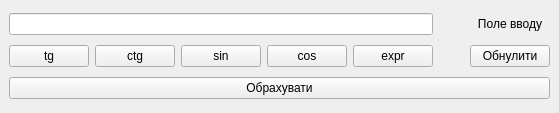
<?xml version="1.0" encoding="UTF-8"?>
<ui version="4.0">
 <class>MainWindow</class>
 <widget class="QMainWindow" name="MainWindow">
  <property name="enabled">
   <bool>true</bool>
  </property>
  <property name="geometry">
   <rect>
    <x>0</x>
    <y>0</y>
    <width>520</width>
    <height>113</height>
   </rect>
  </property>
  <property name="font">
   <font>
    <italic>false</italic>
   </font>
  </property>
  <property name="windowTitle">
   <string>Калькулятор для тригонометричних перетворень</string>
  </property>
  <property name="windowOpacity">
   <double>1.000000000000000</double>
  </property>
  <property name="autoFillBackground">
   <bool>false</bool>
  </property>
  <widget class="QWidget" name="centralwidget">
   <layout class="QGridLayout" name="gridLayout_2">
    <item row="1" column="0">
     <widget class="QPushButton" name="tg_button">
      <property name="enabled">
       <bool>true</bool>
      </property>
      <property name="acceptDrops">
       <bool>false</bool>
      </property>
      <property name="autoFillBackground">
       <bool>false</bool>
      </property>
      <property name="inputMethodHints">
       <set>Qt::ImhNone</set>
      </property>
      <property name="text">
       <string>tg</string>
      </property>
      <property name="checkable">
       <bool>true</bool>
      </property>
      <property name="checked">
       <bool>false</bool>
      </property>
     </widget>
    </item>
    <item row="1" column="3">
     <widget class="QPushButton" name="cos_button">
      <property name="text">
       <string>cos</string>
      </property>
     </widget>
    </item>
    <item row="1" column="2">
     <widget class="QPushButton" name="sin_button">
      <property name="text">
       <string>sin</string>
      </property>
      <property name="checkable">
       <bool>true</bool>
      </property>
      <property name="checked">
       <bool>false</bool>
      </property>
     </widget>
    </item>
    <item row="2" column="0" colspan="7">
     <widget class="QPushButton" name="count_button">
      <property name="text">
       <string>Обрахувати</string>
      </property>
     </widget>
    </item>
    <item row="1" column="1">
     <widget class="QPushButton" name="ctg_button">
      <property name="text">
       <string>ctg</string>
      </property>
     </widget>
    </item>
    <item row="1" column="6">
     <widget class="QPushButton" name="null_button">
      <property name="text">
       <string>Обнулити</string>
      </property>
     </widget>
    </item>
    <item row="0" column="0" colspan="5">
     <widget class="QLineEdit" name="lineEdit"/>
    </item>
    <item row="0" column="6">
     <widget class="QLabel" name="label">
      <property name="font">
       <font>
        <weight>50</weight>
        <italic>false</italic>
        <bold>false</bold>
        <underline>false</underline>
        <strikeout>false</strikeout>
        <stylestrategy>PreferDefault</stylestrategy>
        <kerning>true</kerning>
       </font>
      </property>
      <property name="focusPolicy">
       <enum>Qt::NoFocus</enum>
      </property>
      <property name="acceptDrops">
       <bool>false</bool>
      </property>
      <property name="layoutDirection">
       <enum>Qt::LeftToRight</enum>
      </property>
      <property name="autoFillBackground">
       <bool>false</bool>
      </property>
      <property name="text">
       <string>Поле вводу</string>
      </property>
      <property name="textFormat">
       <enum>Qt::RichText</enum>
      </property>
      <property name="scaledContents">
       <bool>false</bool>
      </property>
      <property name="alignment">
       <set>Qt::AlignCenter</set>
      </property>
     </widget>
    </item>
    <item row="0" column="5">
     <spacer name="horizontalSpacer">
      <property name="orientation">
       <enum>Qt::Horizontal</enum>
      </property>
      <property name="sizeType">
       <enum>QSizePolicy::Fixed</enum>
      </property>
      <property name="sizeHint" stdset="0">
       <size>
        <width>25</width>
        <height>20</height>
       </size>
      </property>
     </spacer>
    </item>
    <item row="1" column="4">
     <widget class="QPushButton" name="expr_button">
      <property name="text">
       <string>expr</string>
      </property>
     </widget>
    </item>
   </layout>
  </widget>
 </widget>
 <resources/>
 <connections/>
</ui>
